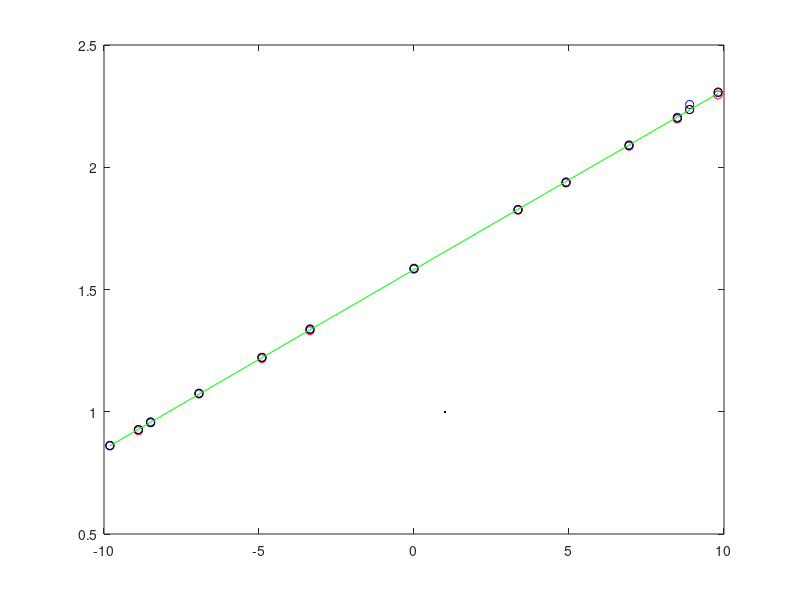

Here is the MATLAB script that generated this plot: (Note: this script raises an error after producing the figure.)
Angle = [0 25 30 45 60 70 90 110 120 135 150 155 180];
v = [2.2957 2.2355 2.1975 2.0862 1.9404 1.8245 1.5871 1.3312 1.2172 1.0734 0.95601 0.92244 0.86137;
     2.305 2.2567 2.2042 2.0915 1.9385 1.826 1.5833 1.339 1.2226 1.0736 0.95908 0.92673 0.86049;
     2.3077 2.2362 2.2012 2.0888 1.9362 1.8274 1.5859 1.3365 1.222 1.076 0.95521 0.92704 0.86246];

vavg = mean(v);
dev = std(v);

tang = 9.81*cosd(Angle);
err = 9.81*(cosd(Angle-1)-cosd(Angle+1));

radi = 9.81*sind(Angle);

[f,S] = polyfit(tang,vavg,1);
[mfit,delta] = polyval(f,tang,S);
dev2 = abs(vavg - mfit);
for n = 1:1:length(dev)
    if dev2(n) > dev(n)
        dev(n) = dev2(n);
    end
end

plot(tang, v(1,:),'ro');
hold on;
plot(tang, v(2,:),'bo');
plot(tang, v(3,:),'ko');

plot(tang,mfit,'g');
errorbar(tang,vavg,-dev,dev,-err,err,'k.');

xlabel('m/s^2');
ylabel('voltage');
legend('Data set 1','Data set 2','Data set 3','Line of best fit','Uncertainty',Location='northwest');